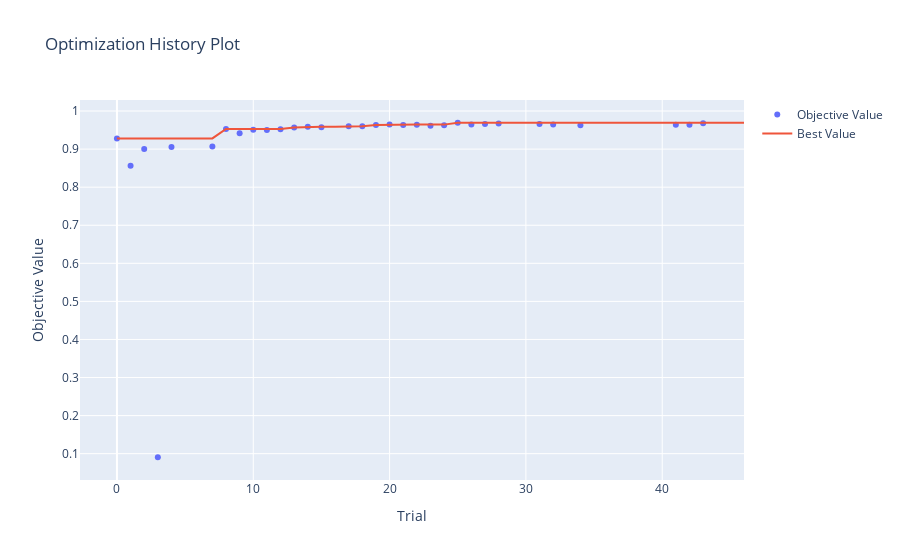

The notebook cell this image was saved under:
### Code cell
# view distribution of hyperparameters w.r.t. accuracy
optuna.visualization.plot_optimization_history(mnist_study)

### Figure 1 — Plotly figure (JSON) as saved in the notebook; plotly's stock layout.template omitted (floating-point values rounded to 4 significant figures)
{"data": [{"mode": "markers", "name": "Objective Value", "type": "scatter", "x": [0, 1, 2, 3, 4, 7, 8, 9, 10, 11, 12, 13, 14, 15, 17, 18, 19, 20, 21, 22, 23, 24, 25, 26, 27, 28, 31, 32, 34, 41, 42, 43], "y": [0.9281, 0.8565, 0.9002, 0.09058, 0.9053, 0.9071, 0.953, 0.9418, 0.9507, 0.9502, 0.952, 0.9569, 0.9588, 0.9573, 0.9598, 0.9603, 0.9635, 0.9643, 0.9633, 0.9642, 0.9616, 0.9628, 0.9692, 0.9644, 0.9662, 0.967, 0.9659, 0.9644, 0.9627, 0.9638, 0.9639, 0.968]}, {"mode": "lines", "name": "Best Value", "type": "scatter", "x": [0, 1, 2, 3, 4, 5, 6, 7, 8, 9, 10, 11, 12, 13, 14, 15, 16, 17, 18, 19, 20, 21, 22, 23, 24, 25, 26, 27, 28, 29, 30, 31, 32, 33, 34, 35, 36, 37, 38, 39, 40, 41, 42, 43, 44, 45, 46], "y": [0.9281, 0.9281, 0.9281, 0.9281, 0.9281, 0.9281, 0.9281, 0.9281, 0.953, 0.953, 0.953, 0.953, 0.953, 0.9569, 0.9588, 0.9588, 0.9588, 0.9598, 0.9603, 0.9635, 0.9643, 0.9643, 0.9643, 0.9643, 0.9643, 0.9692, 0.9692, 0.9692, 0.9692, 0.9692, 0.9692, 0.9692, 0.9692, 0.9692, 0.9692, 0.9692, 0.9692, 0.9692, 0.9692, 0.9692, 0.9692, 0.9692, 0.9692, 0.9692, 0.9692, 0.9692, 0.9692]}, {"marker": {"color": "#cccccc"}, "mode": "markers", "name": "Infeasible Trial", "showlegend": false, "type": "scatter", "x": [], "y": []}], "layout": {"title": {"text": "Optimization History Plot"}, "xaxis": {"title": {"text": "Trial"}}, "yaxis": {"title": {"text": "Objective Value"}}}}
